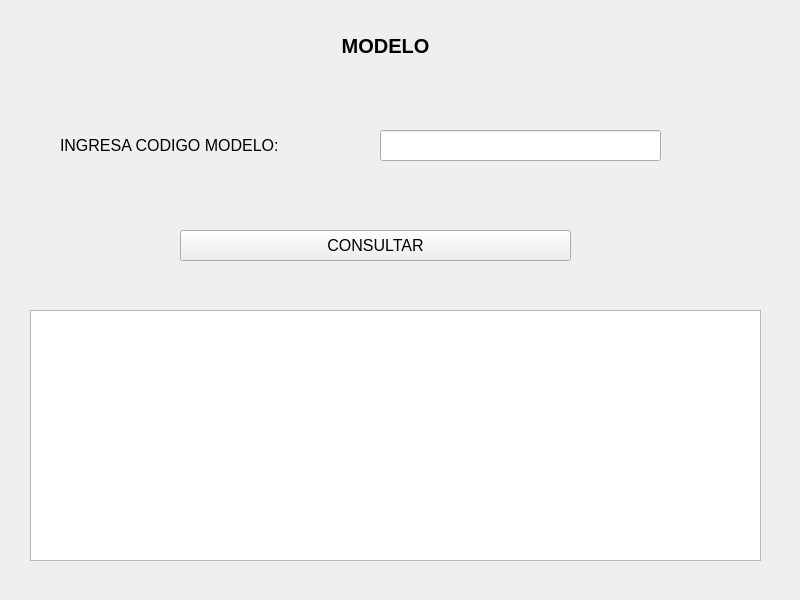
<?xml version="1.0" encoding="UTF-8"?>
<ui version="4.0">
 <class>MainWindow</class>
 <widget class="QMainWindow" name="MainWindow">
  <property name="geometry">
   <rect>
    <x>0</x>
    <y>0</y>
    <width>800</width>
    <height>600</height>
   </rect>
  </property>
  <property name="windowTitle">
   <string>MainWindow</string>
  </property>
  <widget class="QWidget" name="centralwidget">
   <widget class="QLabel" name="label_10">
    <property name="geometry">
     <rect>
      <x>60</x>
      <y>130</y>
      <width>241</width>
      <height>31</height>
     </rect>
    </property>
    <property name="font">
     <font>
      <pointsize>12</pointsize>
     </font>
    </property>
    <property name="text">
     <string>INGRESA CODIGO MODELO:</string>
    </property>
   </widget>
   <widget class="QTextBrowser" name="txtResultado">
    <property name="geometry">
     <rect>
      <x>30</x>
      <y>310</y>
      <width>731</width>
      <height>251</height>
     </rect>
    </property>
   </widget>
   <widget class="QLineEdit" name="txtModelo">
    <property name="geometry">
     <rect>
      <x>380</x>
      <y>130</y>
      <width>281</width>
      <height>31</height>
     </rect>
    </property>
   </widget>
   <widget class="QPushButton" name="btnConsultar">
    <property name="geometry">
     <rect>
      <x>180</x>
      <y>230</y>
      <width>391</width>
      <height>31</height>
     </rect>
    </property>
    <property name="font">
     <font>
      <pointsize>12</pointsize>
     </font>
    </property>
    <property name="text">
     <string>CONSULTAR</string>
    </property>
   </widget>
   <widget class="QLabel" name="label">
    <property name="geometry">
     <rect>
      <x>190</x>
      <y>30</y>
      <width>391</width>
      <height>31</height>
     </rect>
    </property>
    <property name="font">
     <font>
      <pointsize>15</pointsize>
      <weight>75</weight>
      <bold>true</bold>
     </font>
    </property>
    <property name="text">
     <string>MODELO</string>
    </property>
    <property name="alignment">
     <set>Qt::AlignCenter</set>
    </property>
   </widget>
  </widget>
 </widget>
 <resources/>
 <connections/>
</ui>
